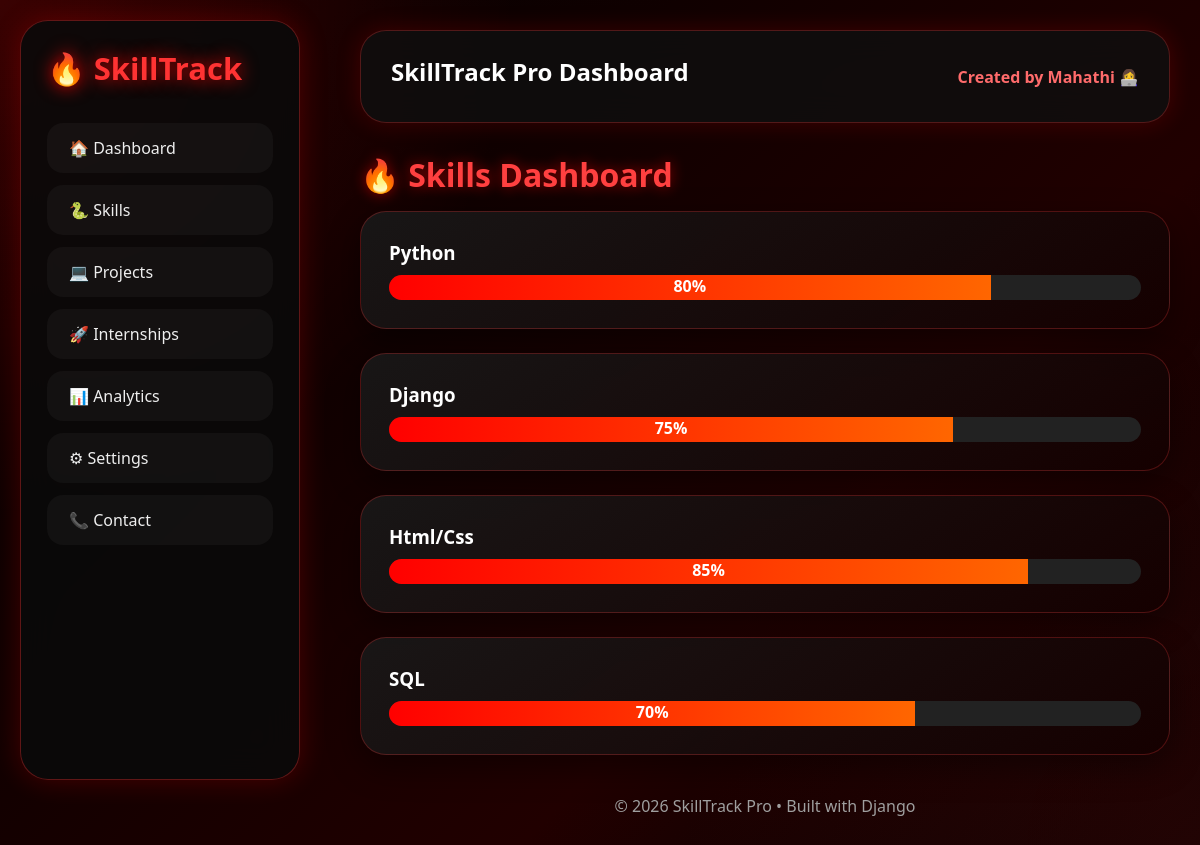
Screenshot of /skills/ with the database file from the repository.
### dashboard/models.py (models this page shows, shortened)
class Skill(models.Model):
    name = models.CharField(max_length=100)
    progress = models.IntegerField()

### dashboard/views.py (the view)
# urls.py: path('skills/', views.skills, name='skills'),
def skills(request):
    skills_data = Skill.objects.all()
    return render(request, 'dashboard/skills.html', {'skills': skills_data})

### dashboard/templates/Dashboard/Skills.html
{% extends 'dashboard/base.html' %}
{% block content %}
<h1>🔥 Skills Dashboard</h1>
{% for skill in skills %}
<div class="card">
    <h3>{{ skill.name }}</h3>
    <div style="
        width:100%;
        background:#222;
        border-radius:20px;
        overflow:hidden;
        height:25px;
    ">
        <div style="
            width:{{ skill.progress }}%;
            background:linear-gradient(90deg,#ff0000,#ff6600);
            height:25px;
            text-align:center;
            color:white;
            font-weight:bold;
        ">
            {{ skill.progress }}%
        </div>
    </div>
</div>
{% endfor %}
{% endblock %}

### dashboard/templates/Dashboard/Base.html (style rules this page uses)
* { margin:0; padding:0; box-sizing:border-box; font-family:'Segoe UI', Arial, sans-serif; }
body { min-height:100vh; background: radial-gradient(circle at top left, rgba(255,0,0,0.22), transparent 35%), radial-gradient(circle at bottom right, rgba(120,0,0,0.25), transparent 35%), linear-gradient(135deg,#020202,#100000,#210000,#050505); color:#ffffff; overflow-x:hidden; }
h1 { color:#ff4040; margin-bottom:15px; text-shadow:0 0 14px rgba(255,0,0,.55); }
h2,h3 { color:#ffffff; margin-bottom:10px; }
.card { background:linear-gradient(145deg,rgba(25,25,25,.88),rgba(20,0,0,.86)); border:1px solid rgba(255,60,60,.25); border-radius:26px; padding:28px; margin-bottom:24px; box-shadow:0 12px 32px rgba(0,0,0,.42); transition:.38s ease; }

### rows the page displays
Skill: name "Python", progress "80"
Skill: name "Django", progress "75"
Skill: name "Html/Css", progress "85"
Skill: name "SQL", progress "70"
